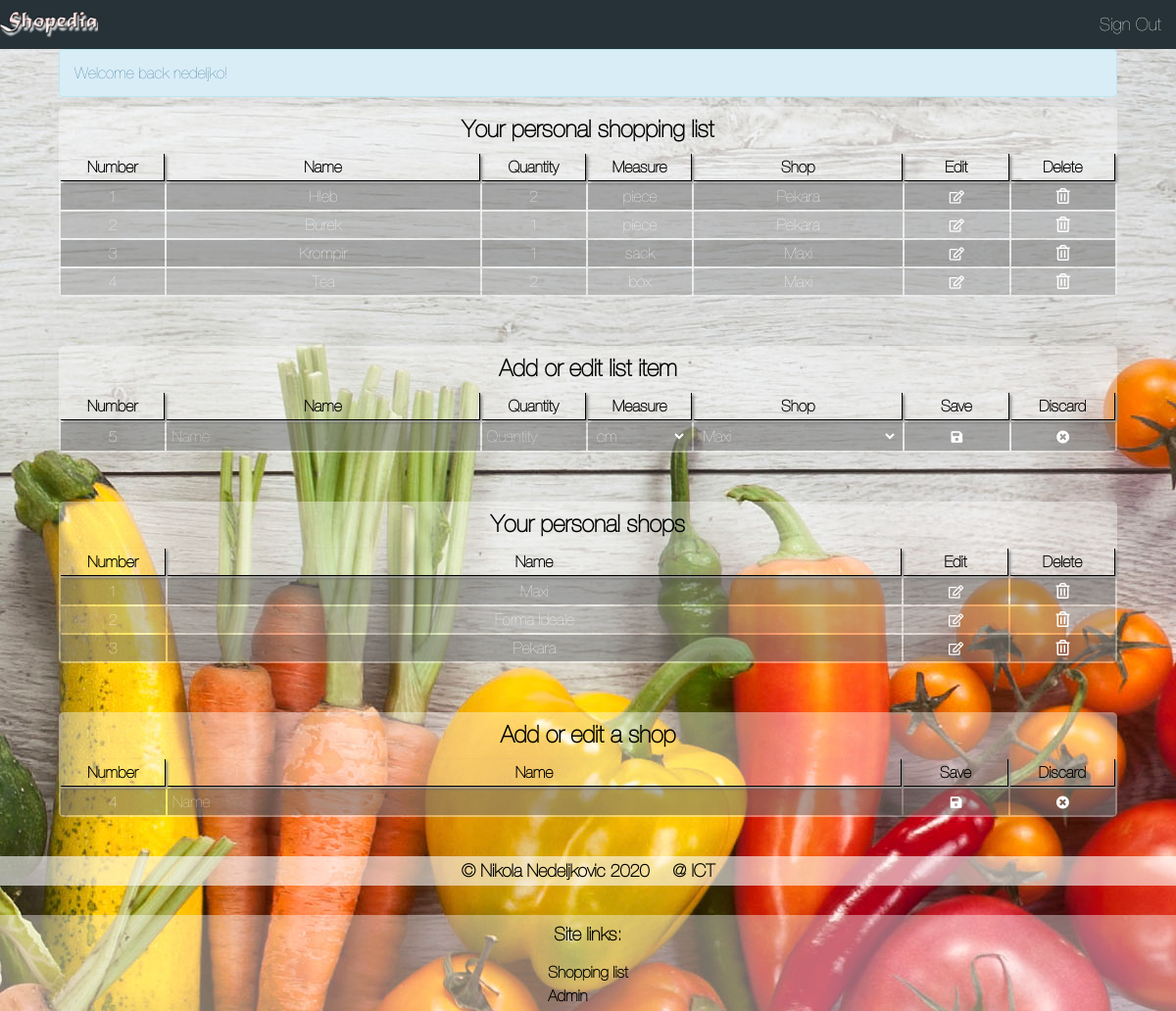
The app's page /index.php?page=login (signed in) with its own data.
### tables this page shows
CREATE TABLE `item` (
  `ID` int(11) NOT NULL,
  `name` varchar(50) NOT NULL,
  `quantity` double NOT NULL,
  `measure_id` int(11) DEFAULT NULL,
  `user_id` int(11) NOT NULL,
  `shop_id` int(11) DEFAULT NULL
);

CREATE TABLE `measure` (
  `ID` int(11) NOT NULL,
  `name` varchar(50) NOT NULL
);

CREATE TABLE `shop` (
  `ID` int(11) NOT NULL,
  `name` varchar(50) NOT NULL,
  `user_id` int(11) NOT NULL
);

### app/Config/autoload.php (called while the page is built, shortened)
<?php
spl_autoload_register(function ($path) {
    $path = str_replace("\\", DIRECTORY_SEPARATOR, $path);
    $path[0] = strtolower($path[0]);
    $path .= ".php";
});

### app/Config/DATABASE.php (called while the page is built, shortened)
<?php
class DATABASE {
    private $connection;
    private static $database;
    public static function instance() {
        if(self::$database === null){
            self::$database = new DATABASE();
        }
        return self::$database;
    }
    private function connect() {
        try {
            $this->connection = new \PDO("mysql:host=".SERVER.";dbname=".DBNAME.";charset=utf8", USERNAME, PASSWORD);
            $this->connection->setAttribute(\PDO::ATTR_DEFAULT_FETCH_MODE, \PDO::FETCH_OBJ);
            $this->connection->setAttribute(\PDO::ATTR_ERRMODE, \PDO::ERRMODE_EXCEPTION);
        }
        catch(PDOException $ex) {
            echo $ex->getMessage();
        }
    }
    public function executeQuery(string $query) {
        return $this->connection->query($query)->fetchAll();
    }
    public function executeQueryAll(string $query, Array $params) {
        $prepare = $this->connection->prepare($query);
        $prepare->execute($params);
        return $prepare->fetchAll();
    }
}

### data.php (called while the page is built, shortened)
<?php
    require_once "app/Config/autoload.php";
    $shopcont = new ShopController();
    $measurecont = new MeasureController();
    $itemcont = new ItemController();
    $item_data = $itemcont->getItems($_SESSION['user']->ID);
    $measure_data = $measurecont->getMeasures();
    $shop_data = $shopcont->getShops($_SESSION['user']->ID);
?>

### app/Controllers/ItemController.php (called while the page is built, shortened)
<?php
    class ItemController {
        private $model;
        public function __construct(){
            $this->model = new Item(DATABASE::instance());
        }
        public function getItems($user_id) {
            return $this->model->getItems($user_id);
        }
    }

### app/Models/Item.php (called while the page is built, shortened)
<?php
    class Item {
        private $database;
        public function __construct(DATABASE $database) {
            $this->database = $database;
        }
        public function getItems($user_id) {
            return $this->database->executeQueryAll("SELECT i.ID as item_id, i.name AS name, i.quantity AS quantity, m.name AS measure, s.name AS shop, m.ID AS measure_id, s.ID AS shop_id FROM item i INNER JOIN measure m ON i.measure_id = m.ID INNER JOIN shop s ON i.shop_id = s.ID WHERE i.user_id = ?", [$user_id]);
        }
    }

### app/Controllers/MeasureController.php (called while the page is built, shortened)
<?php
    class MeasureController {
        private $model;
        public function __construct(){
            $this->model = new Measure(DATABASE::instance());
        }
        public function getMeasures() {
            return $this->model->getMeasures();
        }
    }

### app/Models/Measure.php (called while the page is built, shortened)
<?php
    class Measure {
        private $database;
        public function __construct(DATABASE $database) {
            $this->database = $database;
        }
        public function getMeasures() {
            return $this->database->executeQuery("SELECT * FROM measure");
        }
    }

### app/Controllers/ShopController.php (called while the page is built, shortened)
<?php
    class ShopController {
        private $model;
        public function __construct(){
            $this->model = new Shop(DATABASE::instance());
        }
        public function getShops($user_id) {
            return $this->model->getShops($user_id);
        }
    }

### app/Models/Shop.php (called while the page is built, shortened)
<?php
    class Shop {
        private $database;
        public function __construct(DATABASE $database) {
            $this->database = $database;
        }
        public function getShops($user_id) {
            return $this->database->executeQueryAll("SELECT ID, name FROM shop WHERE user_id = ?", [$user_id]);
        }
    }

### app/Views/pages/main.php (the view, shortened to what this page needs)
<?php include_once "data.php"; ?>
<p id="welcome_sign">Welcome back <?php echo $_SESSION['user']->username; ?>!</p>
<div class="main_panel">
    <h2>Your personal shopping list</h2>
    <table>
        <tr>
            <th>Number</th>
            <th>Name</th>
            <th>Quantity</th>
            <th>Measure</th>
            <th>Shop</th>
            <th>Edit</th>
            <th>Delete</th>
        </tr>
        <?php $item_num = 1; foreach($item_data as $item): ?>
        <tr>
            <td id="itemnum<?=$item_num;?>"><?=$item_num;?></td>
            <td id="itemname<?=$item_num;?>"><?=$item->name;?></td>
            <td id="itemquantity<?=$item_num;?>"><?=$item->quantity;?></td>
            <td id="itemmeasure<?=$item_num;?>" data-id="<?=$item->measure_id;?>"><?=$item->measure;?></td>
            <td id="itemshop<?=$item_num;?>" data-id="<?=$item->shop_id;?>"><?=$item->shop;?></td>
            <td><button onclick="item_edit_click(<?=$item_num;?>, <?=$item->item_id;?>)"><span class="far fa-edit"></span></button></td>
            <td><a href="api.php?page=item_delete&id=<?=$item->item_id;?>"><span class="far fa-trash-alt"></span></a></td>
        </tr>
        <?php $item_num++; endforeach; ?>
    </table>
</div>
<div class="main_panel not_first">
    <h2>Add or edit list item</h2>
    <table>
        <tr>
            <th>Number</th>
            <th>Name</th>
            <th>Quantity</th>
            <th>Measure</th>
            <th>Shop</th>
            <th>Save</th>
            <th>Discard</th>
        </tr>
        <tr>
            <form onsubmit="return add_edit_item_check()" method="POST" action="api.php?page=item_edit">
                <td id="item_add_edit_number" data-id="<?=$item_num;?>"><?=$item_num;?></td>
                <td><input type="text" name="item_add_edit_name" id="item_add_edit_name" placeholder="Name"/></td>
                <td><input type="number" name="item_add_edit_quantity" id="item_add_edit_quantity" placeholder="Quantity" min="1"/></td>
                <td><select name="item_add_edit_measure" id="item_add_edit_measure">
                    <?php foreach($measure_data as $measure): ?>
                        <option value="<?=$measure->ID;?>"><?=$measure->name;?></option>
                    <?php endforeach; ?>
                </select></td>
                <td><select name="item_add_edit_shop" id="item_add_edit_shop">
                    <?php foreach($shop_data as $shops): ?>
                        <option value="<?=$shops->ID;?>"><?=$shops->name;?></option>
                    <?php endforeach; ?>
                </select></td>
                <td><button type="submit" name="item_add_edit_submit"><span class="fas fa-save"></span></button></td>
            </form>
            <td><button onclick="item_edit_discard()"><span class="fas fa-times-circle"></span></button></td>
        </tr>
    </table>
</div>
<div class="main_panel not_first your_shops">
    <h2>Your personal shops</h2>
    <table>
        <tr>
            <th>Number</th>
            <th>Name</th>
            <th>Edit</th>
            <th>Delete</th>
        </tr>
        <?php $shop_num = 1; foreach($shop_data as $shop): ?>
        <tr>
            <td id="shopnum<?=$shop_num;?>"><?=$shop_num;?></td>
            <td id="shopname<?=$shop_num;?>"><?=$shop->name;?></td>
            <td><button onclick="shop_edit_click(<?=$shop_num;?>, <?=$shop->ID;?>)"><span class="far fa-edit"></span></button></td>
            <td><a href="api.php?page=shop_delete&id=<?=$shop->ID;?>"><span class="far fa-trash-alt"></span></a></td>
        </tr>
        <?php $shop_num++; endforeach; ?>
    </table>
</div>
<div class="main_panel not_first your_shops">
    <h2>Add or edit a shop</h2>
    <table>
        <tr>
            <th>Number</th>
            <th>Name</th>
            <th>Save</th>
            <th>Discard</th>
        </tr>
        <tr>
            <form onsubmit="return add_edit_shop_check()" method="POST" action="api.php?page=shop_edit">
                <td id="shop_add_edit_number" data-id="<?=$shop_num;?>"><?=$shop_num;?></td>
                <td><input type="text" name="shop_add_edit_name" id="shop_add_edit_name" placeholder="Name"/></td>
                <td><button type="submit" name="shop_add_edit_submit"><span class="fas fa-save"></span></button></td>
            </form>
            <td><button onclick="shop_edit_discard()"><span class="fas fa-times-circle"></span></button></td>
        </tr>
    </table>
</div>

### app/Views/fixed/header.php (shortened to what this page needs)
<!DOCTYPE html>
<html>
    <head>
        <link rel="stylesheet" href="https://use.fontawesome.com/releases/v5.8.1/css/all.css"/>
        <link rel="stylesheet" href="assets/css/style.css"/>
    </head>
    <body>
        <div class="header_holder">
            <a href="index.php?page=main">
                <h1>Shopedia</h1>
            </a>
            <?php if(isset($_SESSION["user"])) : ?>
                <a href="api.php?page=logout" class="login_logout_button">Sign Out</a>
            <?php else : ?>
                <a href="index.php?page=login" class="login_logout_button">Sign In</a>
            <?php endif; ?>
        </div>

### index.php (shortened to what this page needs)
<?php
    include("app/Views/fixed/header.php");
    if (isset($_GET["page"])) {
        switch($_GET["page"]) {
            case "login":
			case "main":
                if(isset($_SESSION['user'])) {
                    include "app/Views/pages/main.php";
                } else {
                    include "app/Views/pages/login.php";
                }
                break;
        }
    } else {
        if(!isset($_SESSION['user'])) {
            include "app/Views/pages/login.php";
        } else {
            include "app/Views/pages/main.php";
        }
    }
    include("app/Views/fixed/footer.php");
?>

### app/Views/fixed/footer.php (shortened to what this page needs)
        <div class="footer_panel">
            <p><a href="https://www.linkedin.com/in/nikola-nedeljkovic-8110b5150">&copy; Nikola Nedeljkovic 2020 &nbsp;&nbsp;&nbsp; @ ICT</a></p>
            <div class="site_links">
                <h3>Site links:</h3>
                <ul>
                    <?php
                        if(isset($_SESSION['user'])) {
                            echo "<li><a href=\"index.php?page=main\">Shopping list</a></li>";
                            if (($_SESSION['user']->role_id == 1) || ($_SESSION['user']->role_id == 3)) {
                                echo "<li><a href=\"index.php?page=admin\">Admin</a></li>";
                            }
                        } else {
                            echo "<li><a href=\"index.php?page=login\">Login</a></li>";
                            echo "<li><a href=\"index.php?page=register\">Register</a></li>";
                        }
                    ?>
                </ul>
            </div>
        </div>
    </body>
</html>

### assets/css/style.css (style rules this page uses)
* { margin: 0px; padding: 0px; box-sizing: border-box; font-family: HelveticaNeue; }
html { background: url('../img/food_background.jpg') no-repeat center center fixed; }
h1 { width: 100px; height: 50px; background: url('../img/logo.png') top left no-repeat; text-indent: -9999px; background-size: cover; color: #fff; background-color: #263238; }
.header_holder { width: 100%; background-color: #263238; display: flex; justify-content: space-between; align-items: center }
.header_holder a { color: #fff; text-decoration: none; }
.header_holder .login_logout_button { font-size: 18px; padding: 5px 15px; }
#welcome_sign { width: 90%; margin-left: 5%; color: #31708f; background-color: #d9edf7; padding: 15px; margin-bottom: 20px; border: 1px solid transparent; border-color: #bce8f1; border-radius: 4px; margin-bottom: 10px; }
.main_panel { border-radius: 5px; width: 90%; margin-left: 5%; background-color: rgba(255, 255, 255, 0.4); display: flex; justify-content: space-around; align-items: center; flex-direction: column; }
.main_panel h2 { margin-top: 10px; margin-bottom: 10px; }
.main_panel table { width: 100%; table-layout: fixed; }
.main_panel table button { border: none; background-color: transparent; color: #fff; cursor: pointer; }
.main_panel table input, .main_panel table select { width: 100%; border: none; background-color: transparent; font-size: 16px; color: #fff; }
.main_panel table a { color: #fff; }
.main_panel table select option { color: #000; }
.main_panel table input::placeholder { color: #fff; opacity: 0.7; }
.main_panel.not_first { margin-top: 50px; }
.main_panel table tr:nth-child(even) { background-color: rgba(0, 0, 0, 0.3); color: #fff; }
.main_panel table tr:nth-child(odd) { background-color: rgba(0, 0, 0, 0.2); color: #fff; }
.main_panel table tr:first-child { background-color: transparent; color: #000; }
.main_panel table tr th { border-bottom: 1px solid #000; border-right: 1px solid #000; box-shadow: 2px 2px 3px #888; }
.main_panel table tr td { text-align: center; }
.main_panel table tr th, .main_panel table tr td { padding: 5px; text-overflow: ellipsis; overflow: hidden; }
.main_panel table tr th:nth-child(1), .main_panel table tr th:nth-child(3), .main_panel table tr th:nth-child(4), .main_panel table tr th:nth-child(6), .main_panel table tr th:nth-child(7), .main_panel table tr td:nth-child(1), .main_panel table tr td:nth-child(3), .main_panel table tr td:nth-child(4), .main_panel table tr td:nth-child(6), .main_panel table tr td:nth-child(7) { width: 10%; }
.main_panel table tr th:nth-child(2), .main_panel table tr td:nth-child(2) { width: 30%; }
.main_panel table tr th:nth-child(5), .main_panel table tr td:nth-child(5) { width: 20%; }
.your_shops table tr th:nth-child(1), .your_shops table tr th:nth-child(3), .your_shops table tr th:nth-child(4), .your_shops table tr td:nth-child(1), .your_shops table tr td:nth-child(3), .your_shops table tr td:nth-child(4) { width: 10%; }
.your_shops table tr th:nth-child(2), .your_shops table tr td:nth-child(2) { width: 70%; }
.footer_panel { width: 100%; }
.footer_panel p { width: 100%; text-align: center; background-color: rgba(255, 255, 255, 0.6); font-size: 18px; text-align: center; padding: 5px; margin-top: 40px; }
.footer_panel p a { text-decoration: none; color: #000; font-weight: bold; }
.footer_panel .site_links { margin-top: 30px; width: 100%; background-color: rgba(255, 255, 255, 0.4); display: flex; flex-direction: column; align-items: center; }
.footer_panel .site_links h3 { margin-top: 10px; margin-bottom: 20px; }
.footer_panel .site_links ul { list-style-type: none; }
.footer_panel .site_links ul li { margin-bottom: 7px; }
.footer_panel .site_links ul li a { text-decoration: none; color: #000; font-weight: bold; }

### records on screen
item: name "Hleb", quantity "2", measure.name "piece", shop.name "Pekara"
item: name "Burek", quantity "1", measure.name "piece", shop.name "Pekara"
item: name "Krompir", quantity "1", measure.name "sack", shop.name "Maxi"
item: name "Tea", quantity "2", measure.name "box", shop.name "Maxi"
shop: name "Maxi"
shop: name "Forma Ideale"
shop: name "Pekara"

### other values on screen
$_SESSION['user']->username "nedeljko"
$item_num "5"
$shop_num "4"
form field item_add_edit_measure "cm"
form field item_add_edit_shop "Maxi"
